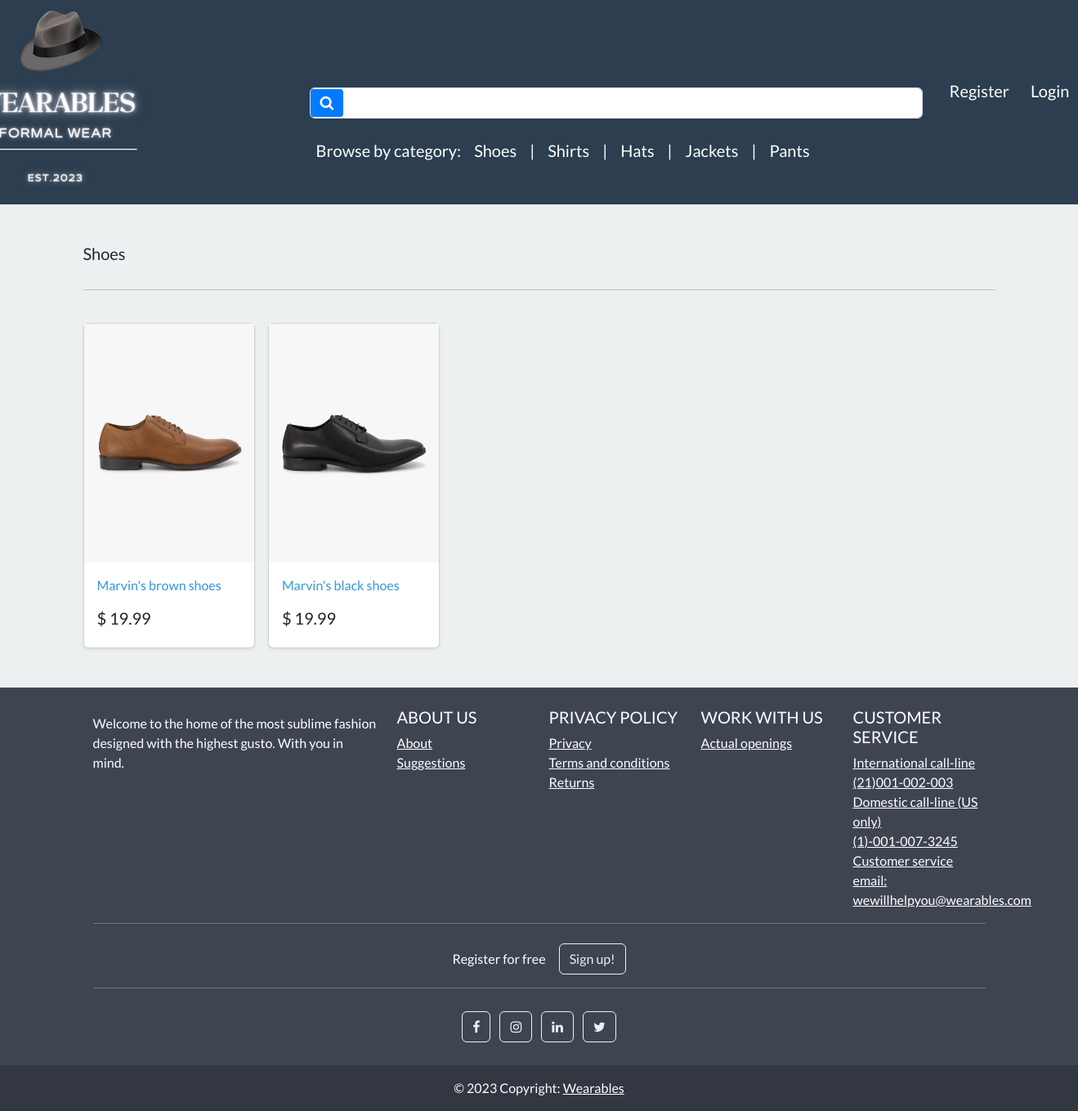
The page /search/shoes/ on the database its author committed.
### store/models.py (models this page shows, shortened)
class Category(models.Model):
    name=models.CharField(max_length=250,db_index=True)                                                                 #db index to make looking for it faster
    slug=models.SlugField(max_length=250,unique=True)                                                                   #unique cause only one category for every product
    class Meta:
        verbose_name_plural = 'categories'                                                                              #django by default adds an s to category name
    def get_absolute_url(self):                                                                                         #dynamic links for categories
        return reverse('list-category',args=[self.slug])

class Product(models.Model):
    category = models.ForeignKey(Category, related_name='product',on_delete=models.CASCADE, null=True)                  #linking category and product through a fk, will add category to products
    title=models.CharField(max_length=250)
    brand=models.CharField(max_length=250,default='un-branded')
    description= models.TextField(blank=True)                                                                           #blank denotes an optional field
    slug=models.SlugField(max_length=255)                                                                               #to make urls more user-friendly and readable/unique
    price=models.DecimalField(max_digits=5,decimal_places=2)                                                            #product price
    image = models.ImageField(upload_to='images/')                                                                      #upon uploading an image will create an image subfolder in media (pillow rqd)
    tags = models.ManyToManyField('Tag', related_name='product_tags', blank=True)                                       #MANY TO MANY RELATIONSHIP with tags,acting as an intermediary
    class Meta:
        verbose_name_plural = 'products'                                                                                #django by default adds an s to category name
    def get_absolute_url(self):
        return reverse('product-info',args=[self.slug])

### store/views.py (the view)
# urls.py: path('search/<slug:category_slug>/', views.list_category, name='list-category'),  # referencing a slug variable
def list_category(request,category_slug=None ):                                                                         #(a view for individual category)
    category = get_object_or_404(Category,slug=category_slug)
    products = Product.objects.filter(category=category)                                                            #defining the products and filtering them by category
    return render(request, 'store/list-category.html', {'category':category,'products':products})

### cart/cart.py (called while the page is built)
    def __len__(self):                                                                                #total length of products in a session
        return sum(item['qty'] for item in self.cart.values())                                        #total number of items in a shopping cart

### cart/context_processors.py (called while the page is built)
def cart(request):
    return {'cart':Cart(request)}

### store/views.py (called while the page is built)
def categories(request):
    all_categories=Category.objects.all()                                                                               #select all categories(shoes and shirts)
    return {'all_categories': all_categories}

### store/templates/store/list-category.html
{% extends "store/base.html" %}
{% load static %}
{% block content %}
<main>
  <div class="album py-5 bg-light">
    <div class="container">
      <div class="pb-3 h5"> {{ category.name| capfirst }} </div>
      <hr>
      <br>
      <div class="row row-cols-1 row-cols-sm-2 row-cols-md-5 g-3">
        {%  for product in products %}
        <div class="col">
          <div class="card shadow-sm">
          <img class="img-fluid" alt="Responsive image" src="{{product.image.url}}">
            <div class="card-body">
              <p class="card-text">
                <a class="text-info text-decoration-none" href="{{ product.get_absolute_url}}"> {{ product.title }} </a>
              </p>
              <div class="d-flex justify-content-between align-items-center">
                <h5> $ {{ product.price }} </h5>
              </div>
            </div>
          </div>
        </div>
{%endfor %}
      </div>
    </div>
  </div>
</main>
{% endblock %}

### store/templates/store/base.html (shortened to what this page needs)
{% load static %}
<!DOCTYPE html>
<html>
    <head>
        <link rel="stylesheet" href="https://bootswatch.com/5/flatly/bootstrap.min.css">
        <link rel="stylesheet" href="https://cdnjs.cloudflare.com/ajax/libs/font-awesome/4.7.0/css/font-awesome.min.css">
        <link rel="stylesheet" href="{%static 'css/styles.css'%}">
    </head>
<nav class="navbar navbar-expand-lg bg-primary justify-content-center" style="max-height: 250px; margin: auto;">
        <a class="navbar-brand main-heading text-white" href="{% url 'store' %}">
            <img src="{% static 'media/images/Wearables1.png' %}" alt="Your Custom Logo">
        </a>
<nav class="navbar navbar-expand-lg navbar-light bg-primary justify-content-center" style="padding-left: 150px;padding-top: 80px;">
    <div class="container navbar-light">
        <div class="search-form">
            <form class="d-flex mb-3" action="{% url 'search' %}" method="GET">
                <div style="position: relative;">
                    <button class="btn btn-primary d-flex align-items-center" type="submit" style="position: absolute; left: 1px; top: 50%; transform: translateY(-50%); border: none; background-color: #007bff; color: #fff; padding: 8px 12px; border-radius: 4px; cursor: pointer; transition: background-color 0.2s; border-radius: 4px;">
                        <i class="fa fa-search" style="font-size: 18px;" aria-hidden="true"></i>
                    </button>
                    <input class="form-control me-2" type="search" name="search_query" style="width: 750px; padding-left: 50px; background-color: #fff; color: #000;" aria-label="Search">
                </div>
            </form>
            <div class="categories-list">
                <div class="w-100 d-flex justify-content-center bg-primary">
                    <ul class="navbar-nav me-auto mb-2 mb-md-0">
                        <li class="nav-item">
                            <a class="nav-link text-white" href="" style="font-size:20px;">Browse by category:</a>
                        </li>
                        {% for category in all_categories %}
                            <li class="nav-item">
                                <a class="nav-link text-white" href="{{ category.get_absolute_url }}" style="font-size:20px;">{{ category.name|capfirst }}</a>
                            </li>
                            {% if not forloop.last %}
                                <li class="nav-item">
                                    <span class="nav-link text-white" style="font-size: 20px;"> | </span>
                                </li>
                            {% endif %}
                        {% endfor %}
                    </ul>
                </div>
            </div>
        </div>
    </div>
</nav>
        <div class="collapse navbar-collapse text-center" id="navbarNavDropdown">
            <ul class="navbar-nav ms-auto">
            {% if user.is_authenticated%}
                <li class="nav-item">
                    <a class="btn btn-alert navbar-btn text-white" type="button" style="font-size:20px;"  href="{%  url 'dashboard' %}"><i class="fa fa-home" aria-hidden="true"></i> Dashboard </a>
                </li>
            {% else %}
                 <li class="nav-item">
                    <a class="btn btn-alert navbar-btn text-white" type="button" style="font-size:20px;"  href="{%  url 'register' %}"> Register </a>
                </li>
            {% endif %}
            {% if user.is_authenticated %}
                 <li class="nav-item">
                     <a class="btn btn-alert navbar-btn text-white" type="button" style="font-size:20px;" href="{% url 'user-logout'%}"><i class="fa fa-sign-out" aria-hidden="true"></i> Logout </a>
                </li>
                {% else%}
                <li class="nav-item">
                    <a class="btn btn-alert navbar-btn text-white" type="button"  style="font-size:20px;" href="{% url 'my-login'%}"> Login </a>
                </li>
            {% endif %}
            </ul>
        </div>
    </nav>
    <body>
        {% block content %}
        {% endblock %}
    </body>
  <footer
          class="text-center text-lg-start text-white"
          style="background-color: #3e4551"
          >
    <div class="container p-4 pb-0">
      <section class="">
        <div class="row">
          <div class="col-lg-4 col-md-6 mb-4 mb-md-0">
            <p>
              Welcome to the home of the most sublime fashion designed with the highest gusto. With you in mind.
            </p>
          </div>
          <div class="col-lg-2 col-md-6 mb-4 mb-md-0">
            <h5 class="text-uppercase">About us</h5>
            <ul class="list-unstyled mb-0">
              <li>
                <a href="#!" class="text-white">About</a>
              </li>
              <li>
                <a href="#!" class="text-white">Suggestions</a>
              </li>
            </ul>
          </div>
          <div class="col-lg-2 col-md-6 mb-4 mb-md-0">
            <h5 class="text-uppercase">Privacy policy</h5>
            <ul class="list-unstyled mb-0">
              <li>
                <a href="#!" class="text-white">Privacy</a>
              </li>
              <li>
                <a href="#!" class="text-white">Terms and conditions</a>
              </li>
              <li>
                <a href="#!" class="text-white">Returns</a>
              </li>
            </ul>
          </div>
          <div class="col-lg-2 col-md-6 mb-4 mb-md-0">
            <h5 class="text-uppercase">Work with us</h5>
            <ul class="list-unstyled mb-0">
              <li>
                <a href="#!" class="text-white">Actual openings</a>
              </li>
            </ul>
          </div>
          <div class="col-lg-2 col-md-6 mb-4 mb-md-0">
            <h5 class="text-uppercase">Customer service</h5>
            <ul class="list-unstyled mb-0">
              <li>
                <a href="#!" class="text-white">International call-line</a>
              </li>
              <li>
                <a href="#!" class="text-white">(21)001-002-003</a>
              </li>
              <li>
                <a href="#!" class="text-white">Domestic call-line (US only)</a>
              </li>
              <li>
                <a href="#!" class="text-white">(1)-001-007-3245</a>
              </li>
              <li>
                <a href="#!" class="text-white">Customer service email:</a>
              </li>
                <li>
                <a href="#!" class="text-white">wewillhelpyou@wearables.com</a>
              </li>
            </ul>
          </div>
        </div>
      </section>
      <hr class="mb-4" />
      <section class="">
        <p class="d-flex justify-content-center align-items-center">
          <span class="me-3">Register for free</span>
          <button type="button" class="btn btn-outline-light btn-rounded">
            Sign up!
          </button>
        </p>
      </section>
      <hr class="mb-4" />
      <section class="mb-4 text-center">
        <a
           class="btn btn-outline-light btn-floating m-1"
           href="#!"
           role="button"
           ><i class="fa fa-facebook-f"></i
          ></a>
        <a
           class="btn btn-outline-light btn-floating m-1"
           href="#!"
           role="button"
           ><i class="fa fa-instagram"></i
          ></a>
        <a
           class="btn btn-outline-light btn-floating m-1"
           href="#!"
           role="button"
           ><i class="fa fa-linkedin"></i
          ></a>
        <a
           class="btn btn-outline-light btn-floating m-1"
           href="#!"
           role="button"
           ><i class="fa fa-twitter"></i
          ></a>
      </section>
    </div>
    <div
         class="text-center p-3"
         style="background-color: rgba(0, 0, 0, 0.2)"
         >
      © 2023 Copyright:
      <a class="text-white">Wearables</a>
    </div>
  </footer>
</html>

### rows shown on the page
Category: name "Shoes"
Category: name "Shirts"
Category: name "Hats"
Category: name "Jackets"
Category: name "Pants"
Product: image (picture), title "Marvin's brown shoes", price "19.99"
Product: image (picture), title "Marvin's black shoes", price "19.99"
